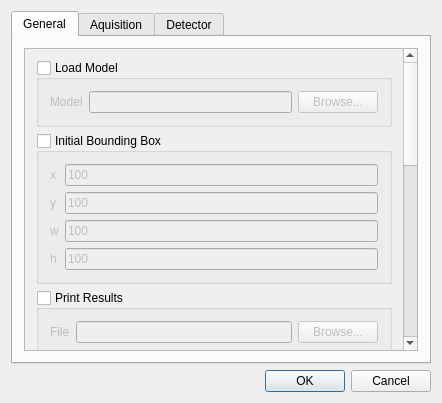
<?xml version="1.0" encoding="UTF-8"?>
<ui version="4.0">
 <class>ConfigDialog</class>
 <widget class="QDialog" name="QOpenTLD">
  <property name="geometry">
   <rect>
    <x>0</x>
    <y>0</y>
    <width>442</width>
    <height>403</height>
   </rect>
  </property>
  <property name="windowTitle">
   <string>QOpenTLD</string>
  </property>
  <property name="windowIcon">
   <iconset resource="../../../res/rcs.qrc">
    <normaloff>:/res/img/opentld.png</normaloff>:/res/img/opentld.png</iconset>
  </property>
  <property name="sizeGripEnabled">
   <bool>false</bool>
  </property>
  <layout class="QVBoxLayout" name="verticalLayout">
   <item>
    <widget class="QTabWidget" name="tabWidget">
     <property name="currentIndex">
      <number>0</number>
     </property>
     <widget class="QWidget" name="tab_general">
      <attribute name="title">
       <string>General</string>
      </attribute>
      <layout class="QHBoxLayout" name="horizontalLayout_3">
       <item>
        <widget class="QScrollArea" name="scrollArea_general">
         <property name="widgetResizable">
          <bool>true</bool>
         </property>
         <widget class="QWidget" name="scrollAreaWidgetContents_general">
          <property name="geometry">
           <rect>
            <x>0</x>
            <y>0</y>
            <width>384</width>
            <height>810</height>
           </rect>
          </property>
          <layout class="QGridLayout" name="gridLayout_3">
           <item row="0" column="0" colspan="2">
            <widget class="QGroupBox" name="groupBox_loadModel">
             <property name="title">
              <string>Load Model</string>
             </property>
             <property name="checkable">
              <bool>true</bool>
             </property>
             <property name="checked">
              <bool>false</bool>
             </property>
             <layout class="QHBoxLayout" name="horizontalLayout_2">
              <item>
               <widget class="QLabel" name="label_modelPath">
                <property name="text">
                 <string>Model</string>
                </property>
               </widget>
              </item>
              <item>
               <widget class="QLineEdit" name="lineEdit_modelPath"/>
              </item>
              <item>
               <widget class="QPushButton" name="pushButton_modelPath">
                <property name="text">
                 <string>Browse...</string>
                </property>
               </widget>
              </item>
             </layout>
            </widget>
           </item>
           <item row="1" column="0" colspan="2">
            <widget class="QGroupBox" name="groupBox_initialBoundingBox">
             <property name="title">
              <string>Initial Bounding Box</string>
             </property>
             <property name="checkable">
              <bool>true</bool>
             </property>
             <property name="checked">
              <bool>false</bool>
             </property>
             <layout class="QGridLayout" name="gridLayout_4">
              <item row="0" column="0">
               <widget class="QLabel" name="label_initialBoundingBoxX">
                <property name="text">
                 <string>x</string>
                </property>
               </widget>
              </item>
              <item row="1" column="0">
               <widget class="QLabel" name="label_initialBoundingBoxY">
                <property name="text">
                 <string>y</string>
                </property>
               </widget>
              </item>
              <item row="2" column="0">
               <widget class="QLabel" name="label_initialBoundingBoxW">
                <property name="text">
                 <string>w</string>
                </property>
               </widget>
              </item>
              <item row="3" column="0">
               <widget class="QLabel" name="label_initialBoundingBoxH">
                <property name="text">
                 <string>h</string>
                </property>
               </widget>
              </item>
              <item row="0" column="1">
               <widget class="QLineEdit" name="lineEdit_initialBoundingBoxX">
                <property name="text">
                 <string>100</string>
                </property>
               </widget>
              </item>
              <item row="1" column="1">
               <widget class="QLineEdit" name="lineEdit_initialBoundingBoxY">
                <property name="text">
                 <string>100</string>
                </property>
               </widget>
              </item>
              <item row="2" column="1">
               <widget class="QLineEdit" name="lineEdit_initialBoundingBoxW">
                <property name="text">
                 <string>100</string>
                </property>
               </widget>
              </item>
              <item row="3" column="1">
               <widget class="QLineEdit" name="lineEdit_initialBoundingBoxH">
                <property name="text">
                 <string>100</string>
                </property>
               </widget>
              </item>
             </layout>
            </widget>
           </item>
           <item row="7" column="0">
            <widget class="QLabel" name="label_theta">
             <property name="text">
              <string>Theta</string>
             </property>
            </widget>
           </item>
           <item row="7" column="1">
            <widget class="QLineEdit" name="lineEdit_theta">
             <property name="text">
              <string>0.8</string>
             </property>
            </widget>
           </item>
           <item row="3" column="0" colspan="2">
            <widget class="QGroupBox" name="groupBox_trajectory">
             <property name="title">
              <string>Trajectory</string>
             </property>
             <property name="checkable">
              <bool>true</bool>
             </property>
             <layout class="QHBoxLayout" name="horizontalLayout_5">
              <item>
               <widget class="QLabel" name="label_trajectory">
                <property name="text">
                 <string>Trajectory Frames</string>
                </property>
               </widget>
              </item>
              <item>
               <widget class="QLineEdit" name="lineEdit_trajectory">
                <property name="text">
                 <string>20</string>
                </property>
               </widget>
              </item>
             </layout>
            </widget>
           </item>
           <item row="9" column="0" colspan="2">
            <widget class="QCheckBox" name="checkBox_learning">
             <property name="text">
              <string>Learning</string>
             </property>
             <property name="checked">
              <bool>true</bool>
             </property>
            </widget>
           </item>
           <item row="8" column="0" colspan="2">
            <widget class="QCheckBox" name="checkBox_selectManually">
             <property name="text">
              <string>Select Manually</string>
             </property>
             <property name="checked">
              <bool>true</bool>
             </property>
            </widget>
           </item>
           <item row="10" column="0" colspan="2">
            <widget class="QCheckBox" name="checkBox_showOutput">
             <property name="text">
              <string>Show Output</string>
             </property>
             <property name="checked">
              <bool>true</bool>
             </property>
            </widget>
           </item>
           <item row="11" column="0" colspan="2">
            <widget class="QCheckBox" name="checkBox_showNotConfident">
             <property name="text">
              <string>Show Not Confident</string>
             </property>
             <property name="checked">
              <bool>true</bool>
             </property>
            </widget>
           </item>
           <item row="12" column="0" colspan="2">
            <widget class="QCheckBox" name="checkBox_showColorImage">
             <property name="text">
              <string>Show Color Image</string>
             </property>
            </widget>
           </item>
           <item row="13" column="0" colspan="2">
            <widget class="QCheckBox" name="checkBox_showDetections">
             <property name="text">
              <string>Show Detections</string>
             </property>
            </widget>
           </item>
           <item row="14" column="0" colspan="2">
            <widget class="QCheckBox" name="checkBox_showForeground">
             <property name="text">
              <string>Show Foreground</string>
             </property>
            </widget>
           </item>
           <item row="4" column="0" colspan="2">
            <widget class="QGroupBox" name="groupBox_saveOutput">
             <property name="title">
              <string>Save Output</string>
             </property>
             <property name="checkable">
              <bool>true</bool>
             </property>
             <property name="checked">
              <bool>false</bool>
             </property>
             <layout class="QHBoxLayout" name="horizontalLayout_6">
              <item>
               <widget class="QLabel" name="label_outputDir">
                <property name="text">
                 <string>Directory</string>
                </property>
               </widget>
              </item>
              <item>
               <widget class="QLineEdit" name="lineEdit_outputDir"/>
              </item>
              <item>
               <widget class="QPushButton" name="pushButton_outputDir">
                <property name="text">
                 <string>Browse...</string>
                </property>
               </widget>
              </item>
             </layout>
            </widget>
           </item>
           <item row="2" column="0" colspan="2">
            <widget class="QGroupBox" name="groupBox_printResults">
             <property name="title">
              <string>Print Results</string>
             </property>
             <property name="checkable">
              <bool>true</bool>
             </property>
             <property name="checked">
              <bool>false</bool>
             </property>
             <layout class="QHBoxLayout" name="horizontalLayout_7">
              <item>
               <widget class="QLabel" name="label_printResults">
                <property name="text">
                 <string>File</string>
                </property>
               </widget>
              </item>
              <item>
               <widget class="QLineEdit" name="lineEdit_printResults"/>
              </item>
              <item>
               <widget class="QPushButton" name="pushButton_printResults">
                <property name="text">
                 <string>Browse...</string>
                </property>
               </widget>
              </item>
             </layout>
            </widget>
           </item>
           <item row="6" column="0" colspan="2">
            <widget class="QGroupBox" name="groupBox_printTiming">
             <property name="title">
              <string>Print Timing</string>
             </property>
             <property name="checkable">
              <bool>true</bool>
             </property>
             <property name="checked">
              <bool>false</bool>
             </property>
             <layout class="QHBoxLayout" name="horizontalLayout_8">
              <item>
               <widget class="QLabel" name="label_printTiming">
                <property name="text">
                 <string>File</string>
                </property>
               </widget>
              </item>
              <item>
               <widget class="QLineEdit" name="lineEdit_printTiming"/>
              </item>
              <item>
               <widget class="QPushButton" name="pushButton_printTiming">
                <property name="text">
                 <string>Browse...</string>
                </property>
               </widget>
              </item>
             </layout>
            </widget>
           </item>
           <item row="15" column="0" colspan="2">
            <widget class="QCheckBox" name="checkBox_alternating">
             <property name="text">
              <string>Alternating</string>
             </property>
            </widget>
           </item>
           <item row="16" column="0" colspan="2">
            <widget class="QCheckBox" name="checkBox_exportModel">
             <property name="text">
              <string>Export Model</string>
             </property>
            </widget>
           </item>
          </layout>
         </widget>
        </widget>
       </item>
      </layout>
     </widget>
     <widget class="QWidget" name="tab_aquisition">
      <property name="enabled">
       <bool>true</bool>
      </property>
      <attribute name="title">
       <string>Aquisition</string>
      </attribute>
      <layout class="QHBoxLayout" name="horizontalLayout_4">
       <item>
        <widget class="QScrollArea" name="scrollArea_aquisition">
         <property name="widgetResizable">
          <bool>true</bool>
         </property>
         <widget class="QWidget" name="scrollAreaWidgetContents_aquisition">
          <property name="geometry">
           <rect>
            <x>0</x>
            <y>0</y>
            <width>400</width>
            <height>299</height>
           </rect>
          </property>
          <layout class="QGridLayout" name="gridLayout_6">
           <item row="1" column="2">
            <widget class="QPushButton" name="pushButton_imagePath">
             <property name="enabled">
              <bool>false</bool>
             </property>
             <property name="text">
              <string>Browse...</string>
             </property>
            </widget>
           </item>
           <item row="0" column="0">
            <widget class="QLabel" name="label_method">
             <property name="text">
              <string>Method</string>
             </property>
            </widget>
           </item>
           <item row="1" column="0">
            <widget class="QLabel" name="label_imagePath">
             <property name="enabled">
              <bool>false</bool>
             </property>
             <property name="text">
              <string>File</string>
             </property>
            </widget>
           </item>
           <item row="0" column="1" colspan="2">
            <widget class="QComboBox" name="comboBox_method">
             <item>
              <property name="text">
               <string>Camera</string>
              </property>
             </item>
             <item>
              <property name="text">
               <string>Images</string>
              </property>
             </item>
             <item>
              <property name="text">
               <string>Video</string>
              </property>
             </item>
            </widget>
           </item>
           <item row="1" column="1">
            <widget class="QLineEdit" name="lineEdit_imagePath">
             <property name="enabled">
              <bool>false</bool>
             </property>
            </widget>
           </item>
           <item row="3" column="0" colspan="3">
            <widget class="QGroupBox" name="groupBox_lastFrame">
             <property name="title">
              <string>Last Frame</string>
             </property>
             <property name="checkable">
              <bool>true</bool>
             </property>
             <property name="checked">
              <bool>false</bool>
             </property>
             <layout class="QHBoxLayout" name="horizontalLayout_10">
              <item>
               <widget class="QLabel" name="label_lastFrame">
                <property name="text">
                 <string>Last Frame</string>
                </property>
               </widget>
              </item>
              <item>
               <widget class="QLineEdit" name="lineEdit_lastFrame">
                <property name="text">
                 <string>0</string>
                </property>
               </widget>
              </item>
             </layout>
            </widget>
           </item>
           <item row="2" column="0">
            <widget class="QLabel" name="label_startFrame">
             <property name="text">
              <string>Start Frame</string>
             </property>
            </widget>
           </item>
           <item row="2" column="1" colspan="2">
            <widget class="QLineEdit" name="lineEdit_startFrame">
             <property name="text">
              <string>1</string>
             </property>
            </widget>
           </item>
          </layout>
         </widget>
        </widget>
       </item>
      </layout>
     </widget>
     <widget class="QWidget" name="tab_detector">
      <attribute name="title">
       <string>Detector</string>
      </attribute>
      <layout class="QHBoxLayout" name="horizontalLayout_9">
       <item>
        <widget class="QScrollArea" name="scrollArea_detector">
         <property name="widgetResizable">
          <bool>true</bool>
         </property>
         <widget class="QWidget" name="scrollAreaWidgetContents_detector">
          <property name="geometry">
           <rect>
            <x>0</x>
            <y>0</y>
            <width>400</width>
            <height>299</height>
           </rect>
          </property>
          <layout class="QGridLayout" name="gridLayout">
           <item row="0" column="0" colspan="2">
            <widget class="QGroupBox" name="groupBox_proportionalShift">
             <property name="autoFillBackground">
              <bool>false</bool>
             </property>
             <property name="title">
              <string>Proportional Shift</string>
             </property>
             <property name="flat">
              <bool>false</bool>
             </property>
             <property name="checkable">
              <bool>true</bool>
             </property>
             <layout class="QHBoxLayout" name="horizontalLayout">
              <item>
               <widget class="QLabel" name="label_proportionalShift">
                <property name="text">
                 <string>Proportional Shift</string>
                </property>
               </widget>
              </item>
              <item>
               <widget class="QLineEdit" name="lineEdit_proportionalShift">
                <property name="inputMethodHints">
                 <set>Qt::ImhNone</set>
                </property>
                <property name="inputMask">
                 <string/>
                </property>
                <property name="text">
                 <string>0.1</string>
                </property>
               </widget>
              </item>
             </layout>
            </widget>
           </item>
           <item row="1" column="0">
            <widget class="QLabel" name="label_minScale">
             <property name="text">
              <string>Min Scale</string>
             </property>
            </widget>
           </item>
           <item row="1" column="1">
            <widget class="QLineEdit" name="lineEdit_minScale">
             <property name="inputMask">
              <string/>
             </property>
             <property name="text">
              <string>-10</string>
             </property>
            </widget>
           </item>
           <item row="2" column="0">
            <widget class="QLabel" name="label_maxScale">
             <property name="text">
              <string>Max Scale</string>
             </property>
            </widget>
           </item>
           <item row="2" column="1">
            <widget class="QLineEdit" name="lineEdit_maxScale">
             <property name="text">
              <string>10</string>
             </property>
            </widget>
           </item>
           <item row="3" column="0">
            <widget class="QLabel" name="label_numberOfFeatures">
             <property name="text">
              <string>Number of Features</string>
             </property>
            </widget>
           </item>
           <item row="3" column="1">
            <widget class="QLineEdit" name="lineEdit_numberOfFeatures">
             <property name="text">
              <string>10</string>
             </property>
            </widget>
           </item>
           <item row="4" column="0">
            <widget class="QLabel" name="label_numberOfTrees">
             <property name="text">
              <string>Number of Trees</string>
             </property>
            </widget>
           </item>
           <item row="4" column="1">
            <widget class="QLineEdit" name="lineEdit_numberOfTrees">
             <property name="text">
              <string>10</string>
             </property>
            </widget>
           </item>
           <item row="5" column="0">
            <widget class="QLabel" name="label_minSize">
             <property name="text">
              <string>Min Size</string>
             </property>
            </widget>
           </item>
           <item row="5" column="1">
            <widget class="QLineEdit" name="lineEdit_minSize">
             <property name="text">
              <string>25</string>
             </property>
            </widget>
           </item>
          </layout>
         </widget>
        </widget>
       </item>
      </layout>
     </widget>
    </widget>
   </item>
   <item>
    <widget class="QDialogButtonBox" name="buttonBox">
     <property name="standardButtons">
      <set>QDialogButtonBox::Cancel|QDialogButtonBox::Ok</set>
     </property>
    </widget>
   </item>
  </layout>
 </widget>
 <layoutdefault spacing="6" margin="11"/>
 <tabstops>
  <tabstop>pushButton_modelPath</tabstop>
  <tabstop>lineEdit_proportionalShift</tabstop>
  <tabstop>buttonBox</tabstop>
  <tabstop>lineEdit_modelPath</tabstop>
 </tabstops>
 <resources>
  <include location="../../../res/rcs.qrc"/>
 </resources>
 <connections/>
</ui>
